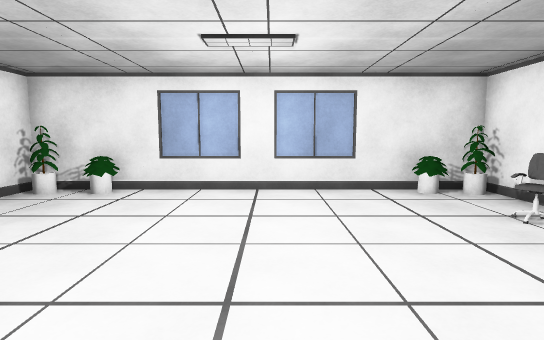
[1] (above)

13 first-person views from a walk through a Unity game level. The camera is 1.4 m above the floor, tilts 6° down and sees 80° across. The floor is counted in squares, 1 m on a side. Each view is taken from the middle of a square. On the plan, view 1 faces up. The plan holds only what a view shows up to about 15 squares ahead; the rest is blank. The place goes on beyond the plan. The player character is not drawn. Door leaves are left out, so doorways stand open.

[2]
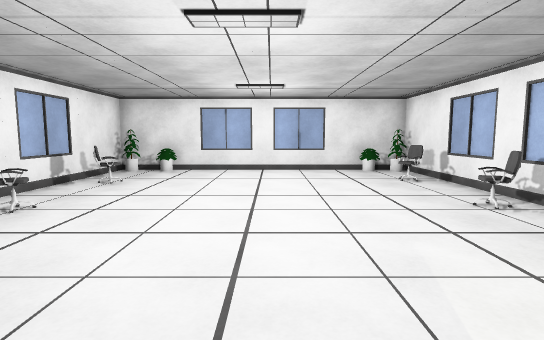

[3]
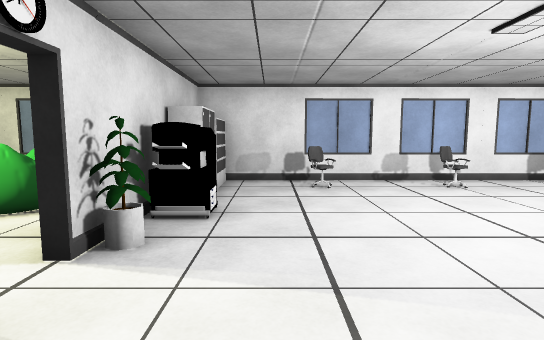

[4]
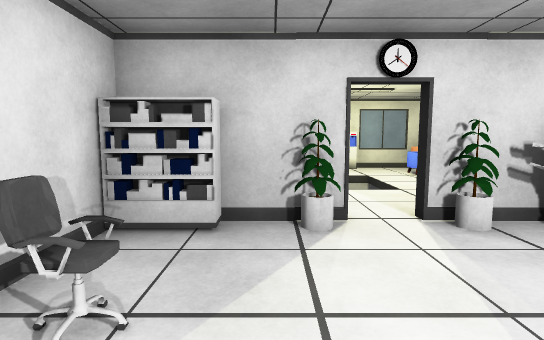

[5]
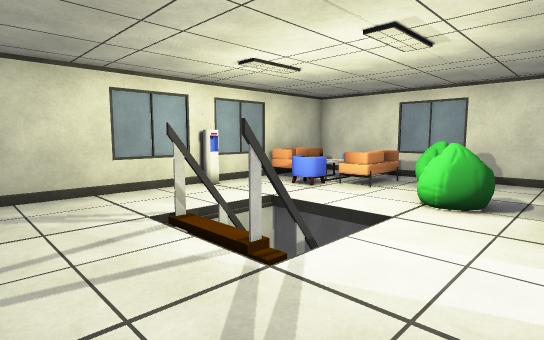

[6]
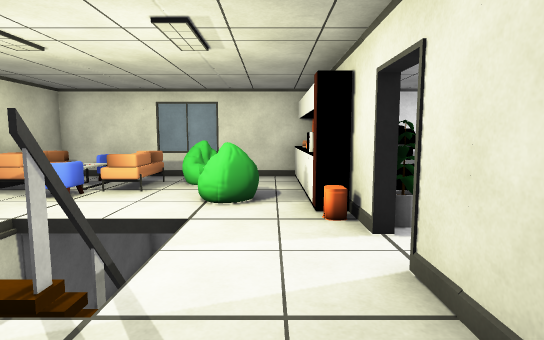

[7]
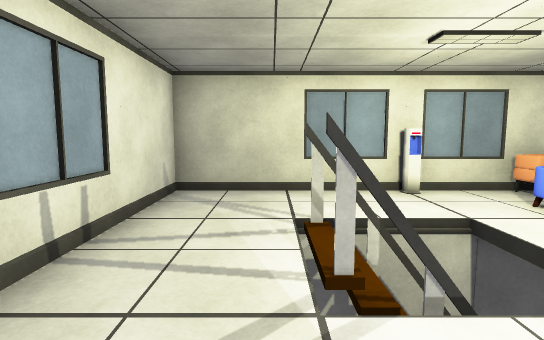

[8]
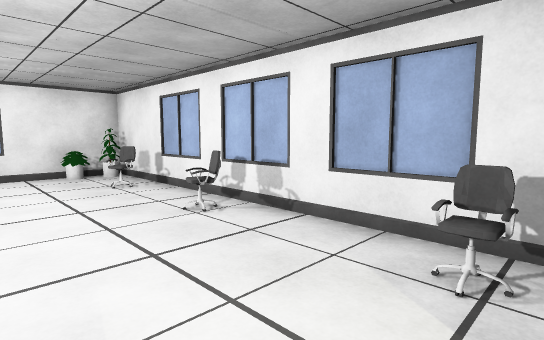

[9]
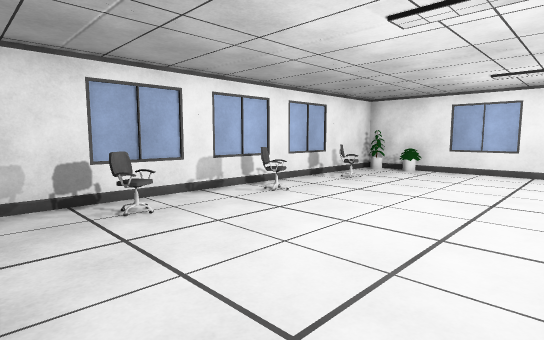

[10]
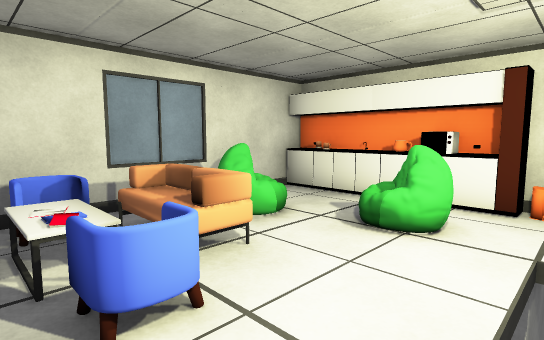

[11]
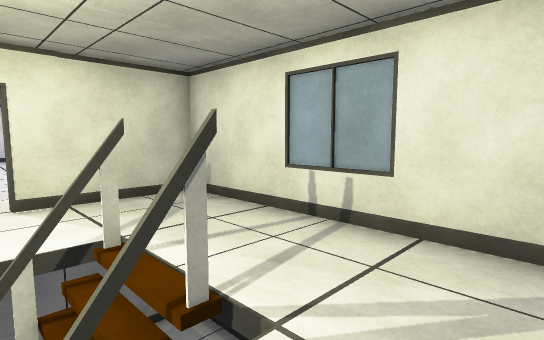

[12]
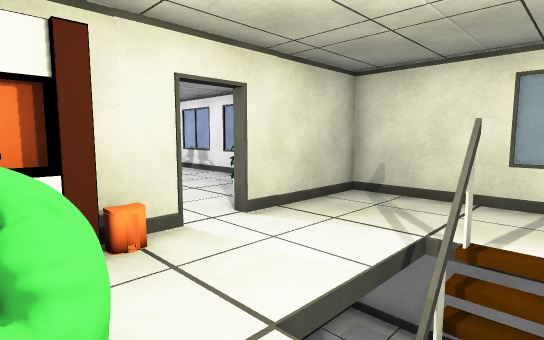

[13]
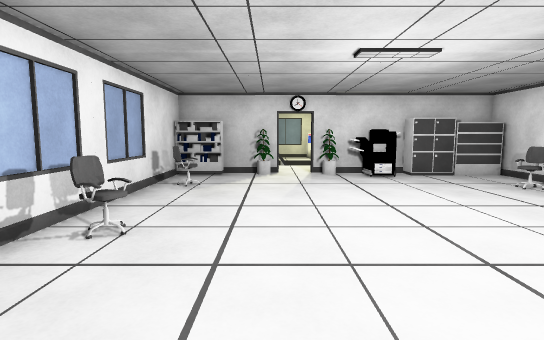

### Floor plan
Key: @ floor where view 1 was taken; # wall or solid block; . main floor; - floor 0.25 m lower than the main floor; D open door; v drop or lower ground; P printer; S shelf; C cabinet; H chair; F sofa; B books; T table; M microwave; A pot; O other object.
Columns run from 6 left of view 1 to 6 right of it. Each row starts with its distance up from view 1.
  9 #############
  8 OOO.......OO#
  7 #...........#
  6 #..........##
  5 #O........OO#
  4 #...........#
  3 #...........#
  2 #..........O#
  1 #O........OO#
  0 #.....@.....#
 -1 #...........#
 -2 #O..........#
 -3 #O........OO#
 -4 #...........#
 -5 #...PP......#
 -6 #SCCPPODO#SS#
 -7 ###AM#.D....#
 -8 #   O.......#
 -9 #   O.......#
-10 #OO...vvv...#
-11 #FFF..v -...#
-12 #FFF..vvv...#
-13 HHBHH.......#
-14 #FTT........#
-15 #FFF##O######

Positions as (right, up) in squares from view 1, and headings:
1: (0, 0), facing up
2: (0, -5), facing up
3: (4, -4), facing left
4: (3, -1), facing down
5: (5, -7), facing down-left
6: (5, -8), facing left
7: (3, -7), facing down
8: (1, -4), facing up-right
9: (1, -5), facing up-left
10: (0, -14), facing up-left
11: (1, -14), facing up-right
12: (-2, -11), facing up-right
13: (2, 6), facing down
